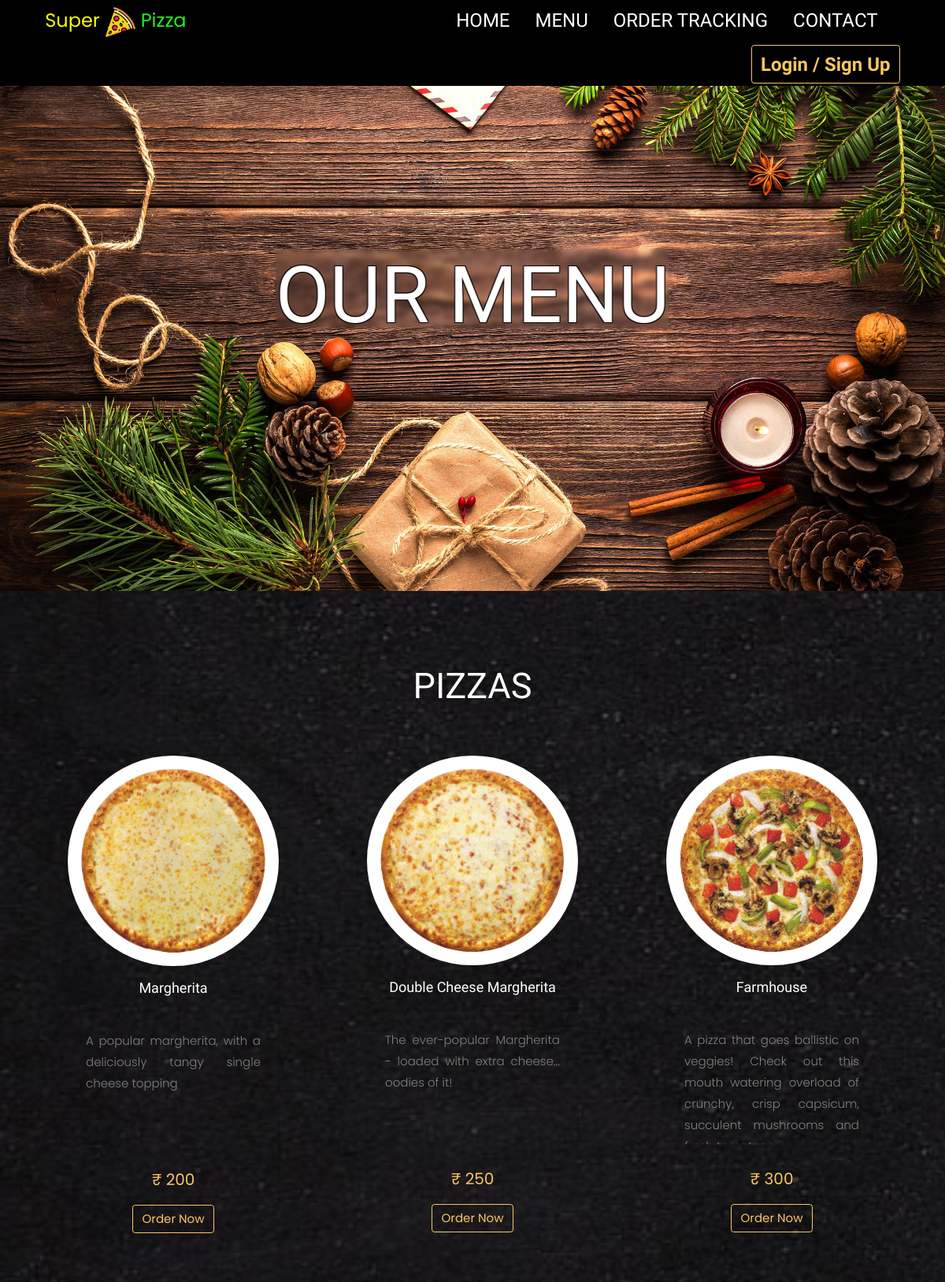
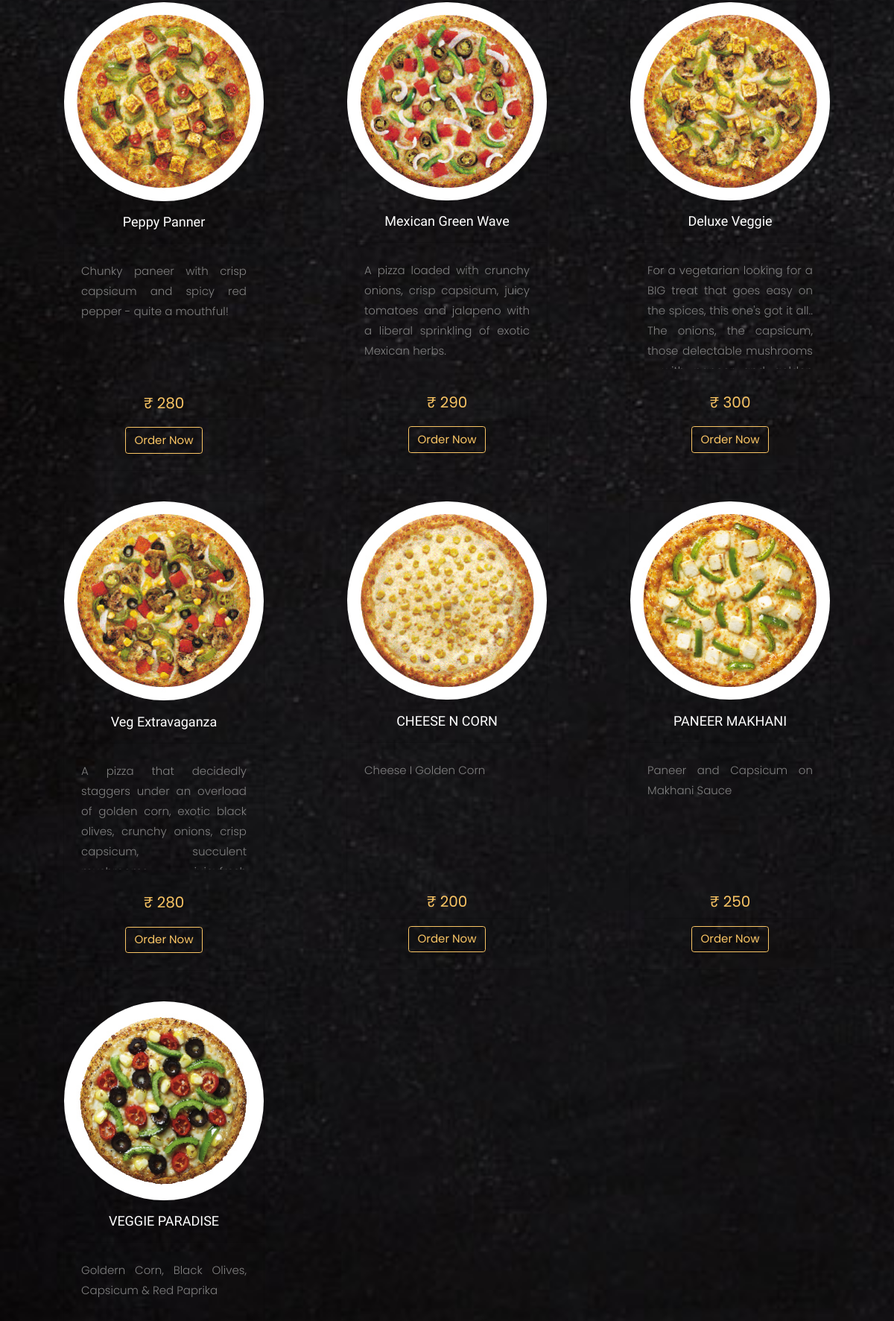
The app's page /menu/ (upper part) with its own data (2 pictures, top to bottom).
### PizzaDelivery/models.py (models this page shows, shortened)
class Pizza(models.Model):
    name = models.CharField(max_length=100, null=False)
    price = models.CharField(max_length=4, null=False)
    description = models.CharField(max_length=500)
    image = models.ImageField(blank=True, upload_to='pizza/')

### OrderHandeling/views.py (the view)
# urls.py: path('menu/', order_handeling.menu, name="menu"),
def menu(request):
    pizzas = Pizza.objects.all()
    if request.user.is_authenticated:
        orders = models.Cart.objects.filter(user=request.user, is_paid=False)
        order_count = len(orders)
        context = {
            'pizzas': pizzas,
            'order_count':order_count,
        }
        return render(request, 'customer/menu.html', context)
    else:
        contextlib = {
            'pizzas': pizzas,
        }
        return render(request, 'customer/menu.html', contextlib)

### templates/customer/menu.html (shortened to what this page needs)
{% extends 'homepage/base.html' %}
{% load static %}
{% block content %}
<header class="bgimg w3-display-container" id="home">
  <div class="container">
    <div class="w3-display-middle w3-center" style="position: absolute;z-index: 2;">
      <span class="w3-text-white w3-hide-small" style="font-size:100px;width: 200px;margin:auto;-webkit-backdrop-filter: blur(3px);backdrop-filter: blur(3px);text-shadow: -1px -1px 0 #000, 1px -1px 0 #000, -1px 1px 0 #000, 1px 1px 0 #000;">OUR MENU</span>
    </div>
  </div>
</header>
<section class="w3-container w3-padding-64 w3-xlarge" id="featured">
  <div class="container">
    <h2 style="font-size:45px;font-weight:400;text-align:center;text-transform:uppercase;font-family:'Josefin Sans',sans-serif;padding:20px;margin-bottom:20px;">
      Pizzas
    </h2>
    <div class="row row-cols-3" style="margin-bottom:10px;">
      {% for pizza in pizzas %}
        <div class="col text-center" style="padding:20px;">
          <div class="card-deck">
            <div class="card" style="width:18rem;background:transparent;margin:auto;">
              <img src="{{ pizza.image.url }}" alt="{{ pizza.name }}" style="border-radius: 150px;">
              <div class="card-header">
                <h5 style="font-family: 'Josefin Sans', sans-serif;">
                  {{ pizza.name }}
                </h5>
              </div>
              <div class="card-body d-flex flex-column">
                <p class="card-text mb-4 scroll" style="font-family:'Poppins',sans-serif;font-size:15px;line-height:1.8;font-weight:300;color: gray;">
                  {{ pizza.description }}
                </p>
                <h4 style="color: #fac564;font-weight: 400;font-family: 'Poppins', sans-serif;">
                  ₹ {{ pizza.price }}
                </h4>
                <div class="card-footer">
                  {% if user.is_authenticated %}
                  <a href="{% url 'cart_add' pizza.id %}" class="btn btn-primary align-self-center" style="font-family: 'Poppins', sans-serif;">
                    Add to Cart
                  </a>
                  {% else %}
                  <a href="{% url 'login' %}" class="btn btn-primary align-self-center" style="font-family: 'Poppins', sans-serif;">
                    Order Now
                  </a>
                  {% endif %}
                </div>
              </div>
            </div>
          </div>
        </div>
      {% endfor %}
    </div>
  </div>
</section>
{% endblock %}

### static/css/w3.css (style rules this page uses)
*,*:before,*:after { box-sizing:inherit }
html { -ms-text-size-adjust:100%;-webkit-text-size-adjust:100% }
body { margin:0 }
article,aside,details,figcaption,figure,footer,header,main,menu,nav,section { display:block }
a { background-color:transparent }
img { border-style:none }
html,body { font-family:Verdana,sans-serif;font-size:15px;line-height:1.5 }
html { overflow-x:hidden }
h2 { font-size:30px }
h4 { font-size:20px }
h5 { font-size:18px }
h1,h2,h3,h4,h5,h6 { font-family:"Segoe UI",Arial,sans-serif;font-weight:400;margin:10px 0 }
img { vertical-align:middle }
a { color:inherit }
.w3-tooltip,.w3-display-container { position:relative }
.w3-container:after,.w3-container:before,.w3-panel:after,.w3-panel:before,.w3-row:after,.w3-row:before,.w3-row-padding:after,.w3-row-padding:before, .w3-cell-row:before,.w3-cell-row:after,.w3-clear:after,.w3-clear:before,.w3-bar:before,.w3-bar:after { content:"";display:table;clear:both }
.w3-display-middle { position:absolute;top:50%;left:50%;transform:translate(-50%,-50%);-ms-transform:translate(-50%,-50%) }
.w3-container,.w3-panel { padding:0.01em 16px }
.w3-xlarge { font-size:24px!important }
.w3-center { text-align:center!important }
.w3-padding-64 { padding-top:64px!important;padding-bottom:64px!important }
.w3-text-white,.w3-hover-text-white:hover { color:#fff!important }

### records on screen
Pizza: image (picture), name "Margherita", description "A popular margherita, with a deliciously tangy single cheese topping", price "200", shows "Order Now"
Pizza: image (picture), name "Double Cheese Margherita", description "The ever-popular Margherita - loaded with extra cheese... oodies of it!", price "250", shows "Order Now"
Pizza: image (picture), name "Farmhouse", description "A pizza that goes ballistic on veggies! Check out this mouth watering overload of crunchy, crisp capsicum, succulent mushrooms and…", price "300", shows "Order Now"
Pizza: image (picture), name "Peppy Panner", description "Chunky paneer with crisp capsicum and spicy red pepper - quite a mouthful!", price "280", shows "Order Now"
Pizza: image (picture), name "Mexican Green Wave", description "A pizza loaded with crunchy onions, crisp capsicum, juicy tomatoes and jalapeno with a liberal sprinkling of exotic Mexican herbs.", price "290", shows "Order Now"
Pizza: image (picture), name "Deluxe Veggie", description "For a vegetarian looking for a BIG treat that goes easy on the spices, this one's got it all.. The onions, the capsicum, those delectable mushrooms…", price "300", shows "Order Now"
Pizza: image (picture), name "Veg Extravaganza", description "A pizza that decidedly staggers under an overload of golden corn, exotic black olives, crunchy onions, crisp capsicum, succulent…", price "280", shows "Order Now"
Pizza: image (picture), name "CHEESE N CORN", description "Cheese I Golden Corn", price "200", shows "Order Now"
Pizza: image (picture), name "PANEER MAKHANI", description "Paneer and Capsicum on Makhani Sauce", price "250", shows "Order Now"
Pizza: image (picture), name "VEGGIE PARADISE", description "Goldern Corn, Black Olives, Capsicum & Red Paprika"
